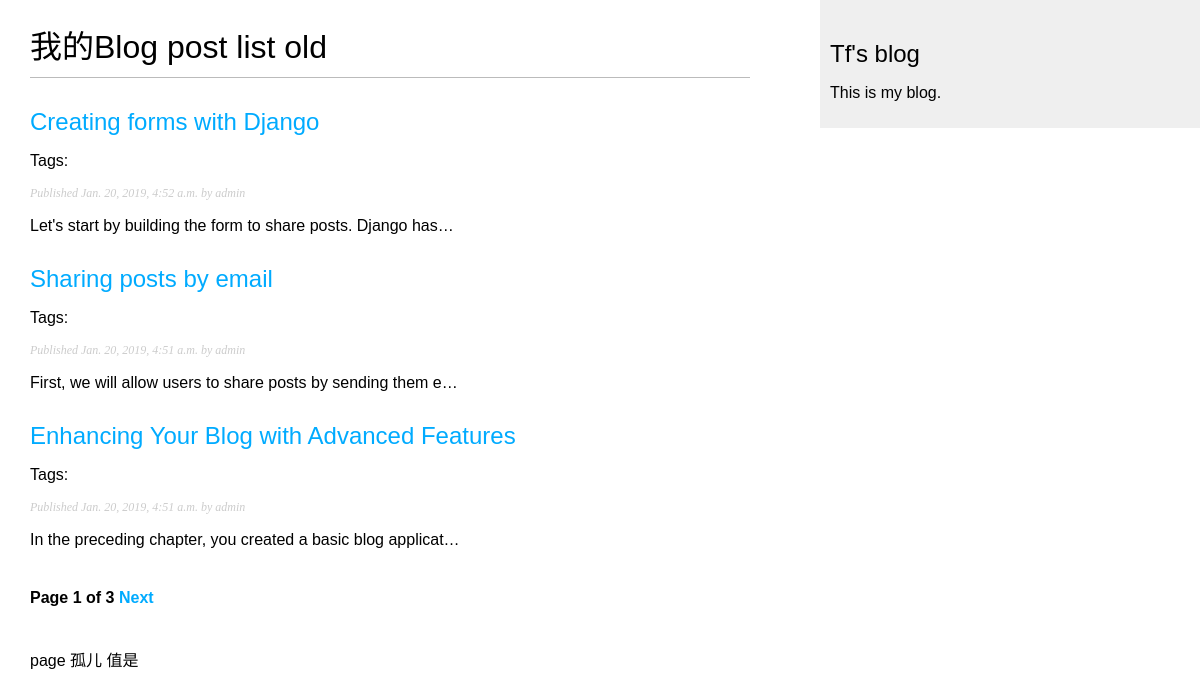
The app's page /blog/list/ with its own data.
### blog/models.py (models this page shows, shortened)
class Post(models.Model):
    tags = TaggableManager()
    objects = models.Manager()
    published = PublishedManager()
    STATUS_CHOICES = (
        ('draft', 'Draft'),
        ('published', 'Published'),
    )
    title = models.CharField(max_length=250)
    slug = models.SlugField(max_length=250,
                            unique_for_date='publish')
    author = models.ForeignKey(User,
                               on_delete=models.CASCADE,
                               related_name="blog_posts")
    body = models.TextField()
    publish = models.DateTimeField(default=timezone.now)
    created = models.DateTimeField(auto_now_add=True)
    updated = models.DateTimeField(auto_now=True)
    status = models.CharField(max_length=10,
                              choices=STATUS_CHOICES,
                              default='draft')
    class Meta:
        ordering = ('-publish',)
    def get_absolute_url(self):
        return reverse('blog:post_detail',
                       args=[
                           self.publish.year,
                           self.publish.month,
                           self.publish.day,
                           self.slug
                       ])

### blog/views.py (the view)
# urls.py: path('list/', views.post_list, name='post_list_old'),
def post_list(request, tag_slug=None):
    object_list = Post.published.all()
    tag = None
    if tag_slug:
        tag = get_object_or_404(Tag, slug=tag_slug)
        object_list = Post.published.filter(tags__in=[tag])
    paginator = Paginator(object_list, 3)
    page = request.GET.get('page')
    try:
        posts = paginator.page(page)
    except PageNotAnInteger:
        posts = paginator.page(1)
    except EmptyPage:
        posts = paginator.page(paginator.num_pages)
    return render(request,
                  'blog/post/listold.html',
                  {'posts': posts,
                   'page': page,
                   'tag': tag})

### blog/models.py (called while the page is built)
    def get_queryset(self):
        return super(PublishedManager, self).get_queryset().filter(status='published')

### blog/templates/blog/post/listold.html (shortened to what this page needs)
{% extends "blog/base.html" %}
{% block content %}
    <h1>我的Blog post list old</h1>
    {% for post in posts %}
        <h2>
            <a href="{{ post.get_absolute_url }}">
                {{ post.title }}
            </a>
        </h2>
        <p class="tags">
        Tags:
        </p>
        <p class="date">
            Published {{ post.publish }} by {{ post.author }}
        </p>
        {{ post.body|truncatechars:60|linebreaks }}
    {% endfor %}
    {% include "pagination.html" with page=posts %}
    <span>
        <p>
            page 孤儿 值是{{ page.orphans }}
        </p>
    </span>
{% endblock %}

### blog/static/css/blog.css (style rules this page uses)
body { margin:0; padding:0; font-family:helvetica, sans-serif; }
a { color:#00abff; text-decoration:none; }
h1 { font-weight:normal; border-bottom:1px solid #bbb; padding:0 0 10px 0; }
h2 { font-weight:normal; margin:30px 0 0; }
p.date { color:#ccc; font-family: georgia, serif; font-size: 12px; font-style: italic; }

### records on screen
Post: title "Creating forms with Django", publish "Jan. 20, 2019, 4:52 a.m.", author "admin", body "Let's start by building the form to share posts. Django has…"
Post: title "Sharing posts by email", publish "Jan. 20, 2019, 4:51 a.m.", author "admin", body "First, we will allow users to share posts by sending them e…"
Post: title "Enhancing Your Blog with Advanced Features", publish "Jan. 20, 2019, 4:51 a.m.", author "admin", body "In the preceding chapter, you created a basic blog applicat…"

### other values on screen
{{ page.number }} "1"
{{ page.paginator.num_pages }} "3"
